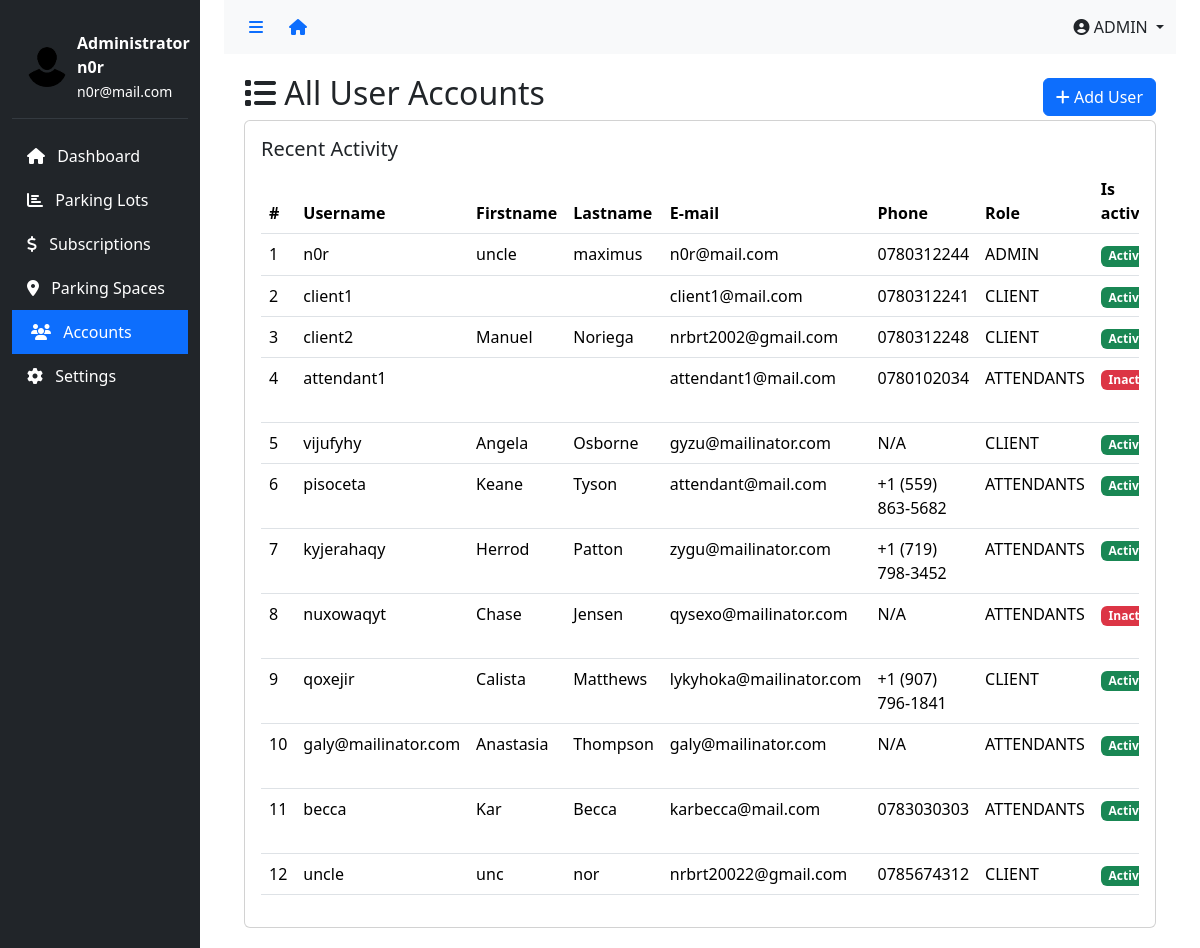
The page /dashboard/uaccounts (signed in) on the database its author committed.
### app/models.py (models this page shows, shortened)
class User(AbstractUser):
    class Role(models.TextChoices):
        ATTENDANTS = "ATTENDANTS", "Attendants"
        ADMIN = "ADMIN", "Admin"
        CLIENT = "CLIENT", "Client"
    role = models.CharField(
        max_length=50,
        choices=Role.choices,
        default=Role.CLIENT  # Set default role to CLIENT
    )
    phone_number = models.CharField(
        validators=[phone_regex],
        max_length=10,
        unique=True,
        null=True
    )
    groups = models.ManyToManyField(
        'auth.Group',
        related_name='users',
        blank=True,
        help_text='The groups this user belongs to.'
    )
    user_permissions = models.ManyToManyField(
        'auth.Permission',
        related_name='users',
        blank=True,
        help_text='Specific permissions for this user.'
    )

### app/views.py (the view)
# urls.py: path('dashboard/uaccounts', views.uaccounts, name="uaccounts"),
@login_required
@admin_required
def uaccounts(request):
    users = User.objects.all()
    return render(request, 'dashboard/uaccounts.html', {'users': users, 'active_menu': 'uaccounts'})

### app/templates/app/dashboard/uaccounts.html (shortened to what this page needs)
{% extends 'dashboard/base.html' %}
{% block content %}
<div class="content">
    <div class="d-flex justify-content-between align-items-center">
        <h2><i class="fas fa-list"></i> All User Accounts</h2>
        <a href="{% url 'create_user' %}" class="btn btn-primary"><i class="fas fa-plus"></i> Add User</a>
    </div>
    <div class="card">
        <div class="card-body">
            <h5 class="card-title">Recent Activity</h5>
            <div class="table-responsive">
                <table class="table table-hover" id="activityTable">
                    <thead>
                        <tr>
                            <th>#</th>
                            <th>Username</th>
                            <th>Firstname</th>
                            <th>Lastname</th>
                            <th>E-mail</th>
                            <th>Phone</th>
                            <th>Role</th>
                            <th>Is active</th>
                        </tr>
                    </thead>
                    <tbody>
                        {% for user in users %}
                        <tr>
                            <td>{{ forloop.counter }}</td>
                            <td>{{ user.username }}</td>
                            <td>{{ user.first_name }}</td>
                            <td>{{ user.last_name }}</td>
                            <td>{{ user.email }}</td>
                            <td>{{ user.phone_number|default:"N/A" }}</td>
                            <td>{{ user.role|default:"N/A" }}</td>
                            <td>
                                {% if user.is_active %}
                                <span class="badge bg-success">Active</span>
                                {% else %}
                                <span class="badge bg-danger">Inactive</span>
                                {% endif %}
                            </td>
                        </tr>
                        {% empty %}
                        <tr>
                            <td colspan="9" class="text-center">No users found</td>
                        </tr>
                        {% endfor %}
                    </tbody>
                </table>
            </div>
        </div>
    </div>
</div>
</div>
</div>
{% endblock %}

### app/templates/app/dashboard/includes/admin-sidebar.html
{% load static %}
<div class="col-md-3 col-lg-2 d-md-block sidebar" id="sidebar">
  <div class="position-sticky pt-3">
    <div class="user-info d-flex align-items-center">
      <img src="{% static 'img/pngwing.com.png' %}" alt="User" class="rounded-circle" />
      <div>
        <div class="fw-bold">Administrator</div>
        <div class="fw-bold">{{ user.username }}</div>
        <small>{{ user.email }}</small>
      </div>
    </div>
    <ul class="nav flex-column">
      <li class="nav-item">
        <a class="sidebar-link {% if active_menu == 'dashboard' %}active{% endif %}" href="{% url 'dashboard' %}" data-page="dashboard">
          <i class="fas fa-home me-2"></i> Dashboard
        </a>
      </li>
      <li class="nav-item">
        <a class="sidebar-link {% if active_menu == 'parking' %}active{% endif %}" href="{% url 'parking' %}" data-page="analytics">
          <i class="fas fa-chart-bar me-2"></i> Parking Lots
        </a>
      </li>
      <li class="nav-item">
        <a class="sidebar-link {% if active_menu == 'subscriptions' %}active{% endif %}" href="{% url 'subscriptions' %}" data-page="analytics">
          <i class="fas fa-dollar me-2"></i> Subscriptions
        </a>
      </li>
      <li class="nav-item">
        <a class="sidebar-link {% if active_menu == 'parkingspace' %}active{% endif %}" href="{% url 'parkingspace' %}" data-page="analytics">
          <i class="fas fa-location-dot me-2"></i> Parking Spaces
        </a>
      </li>
      <li class="nav-item">
        <a class="sidebar-link {% if active_menu == 'uaccounts' %}active{% endif %}" href="{% url 'uaccounts' %}" data-page="users">
          <i class="fas fa-users me-2"></i> Accounts
        </a>
      </li>
      <li class="nav-item">
        <a class="sidebar-link {% if active_menu == 'settings' %}active{% endif %}" href="#" data-page="settings">
          <i class="fas fa-cog me-2"></i> Settings
        </a>
      </li>
    </ul>
  </div>
</div>

### app/templates/app/dashboard/includes/nav.html (shortened to what this page needs)
<nav class="navbar navbar-expand-lg navbar-light bg-light">
  <div class="container-fluid d-flex align-items-center">
    <div class="d-flex align-items-center">
      <button class="btn btn-link" id="sidebarToggle">
        <i class="fas fa-bars"></i>
      </button>
      <a href="/" class="btn btn-link">
        <i class="fas fa-house"></i>
      </a>
    </div>
    <div class="ms-auto d-flex align-items-center">
      <div class="dropdown">
        <a class="nav-link dropdown-toggle" href="#" role="button" data-bs-toggle="dropdown">
          <i class="fas fa-user-circle"></i> {{ user.role }}
        </a>
      </div>
    </div>
  </div>
</nav>

### app/templates/app/dashboard/base.html (style rules this page uses)
.sidebar { min-height: 100vh; background: #212529; transition: all 0.3s; }
.sidebar-link { color: #fff; text-decoration: none; padding: 10px 15px; display: block; transition: all 0.3s; }
.sidebar-link:hover, .sidebar-link.active { background: #343a40; color: #fff; border-left: 4px solid #0d6efd; }
.sidebar-link.active { background: #0d6efd; }
.content { padding: 20px; }
#sidebarToggle { cursor: pointer; }
.user-info { color: white; padding: 15px; border-bottom: 1px solid #343a40; margin-bottom: 15px; }
.user-info img { width: 40px; height: 40px; margin-right: 10px; }

### rows shown on the page
User: username "n0r", email "n0r@mail.com", role "ADMIN", first_name "uncle", last_name "maximus", phone_number "0780312244", is_active "Active"
User: username "client1", email "client1@mail.com", phone_number "0780312241", role "CLIENT", is_active "Active"
User: username "client2", first_name "Manuel", last_name "Noriega", email "nrbrt2002@gmail.com", phone_number "0780312248", role "CLIENT", is_active "Active"
User: username "attendant1", email "attendant1@mail.com", phone_number "0780102034", role "ATTENDANTS", is_active "Inactive"
User: username "vijufyhy", first_name "Angela", last_name "Osborne", email "gyzu@mailinator.com", phone_number "N/A", role "CLIENT", is_active "Active"
User: username "pisoceta", first_name "Keane", last_name "Tyson", email "attendant@mail.com", phone_number "+1 (559) 863-5682", role "ATTENDANTS", is_active "Active"
User: username "kyjerahaqy", first_name "Herrod", last_name "Patton", email "zygu@mailinator.com", phone_number "+1 (719) 798-3452", role "ATTENDANTS", is_active "Active"
User: username "nuxowaqyt", first_name "Chase", last_name "Jensen", email "qysexo@mailinator.com", phone_number "N/A", role "ATTENDANTS", is_active "Inactive"
User: username "qoxejir", first_name "Calista", last_name "Matthews", email "lykyhoka@mailinator.com", phone_number "+1 (907) 796-1841", role "CLIENT", is_active "Active"
User: username "galy@mailinator.com", first_name "Anastasia", last_name "Thompson", email "galy@mailinator.com", phone_number "N/A", role "ATTENDANTS", is_active "Active"
User: username "becca", first_name "Kar", last_name "Becca", email "karbecca@mail.com", phone_number "0783030303", role "ATTENDANTS", is_active "Active"
User: username "uncle", first_name "unc", last_name "nor", email "nrbrt20022@gmail.com", phone_number "0785674312", role "CLIENT", is_active "Active"
